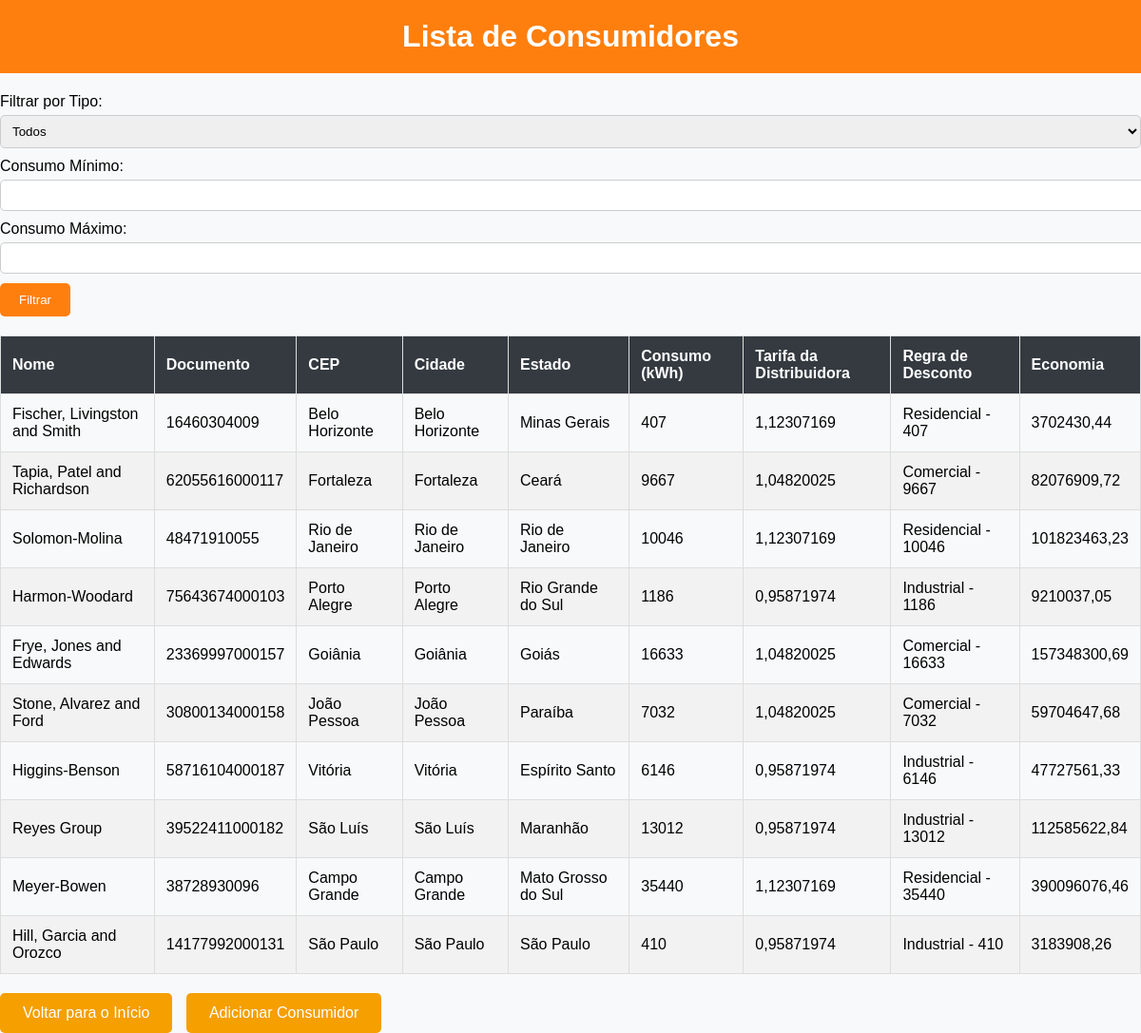
Page /consumers/ on the earlier database version.
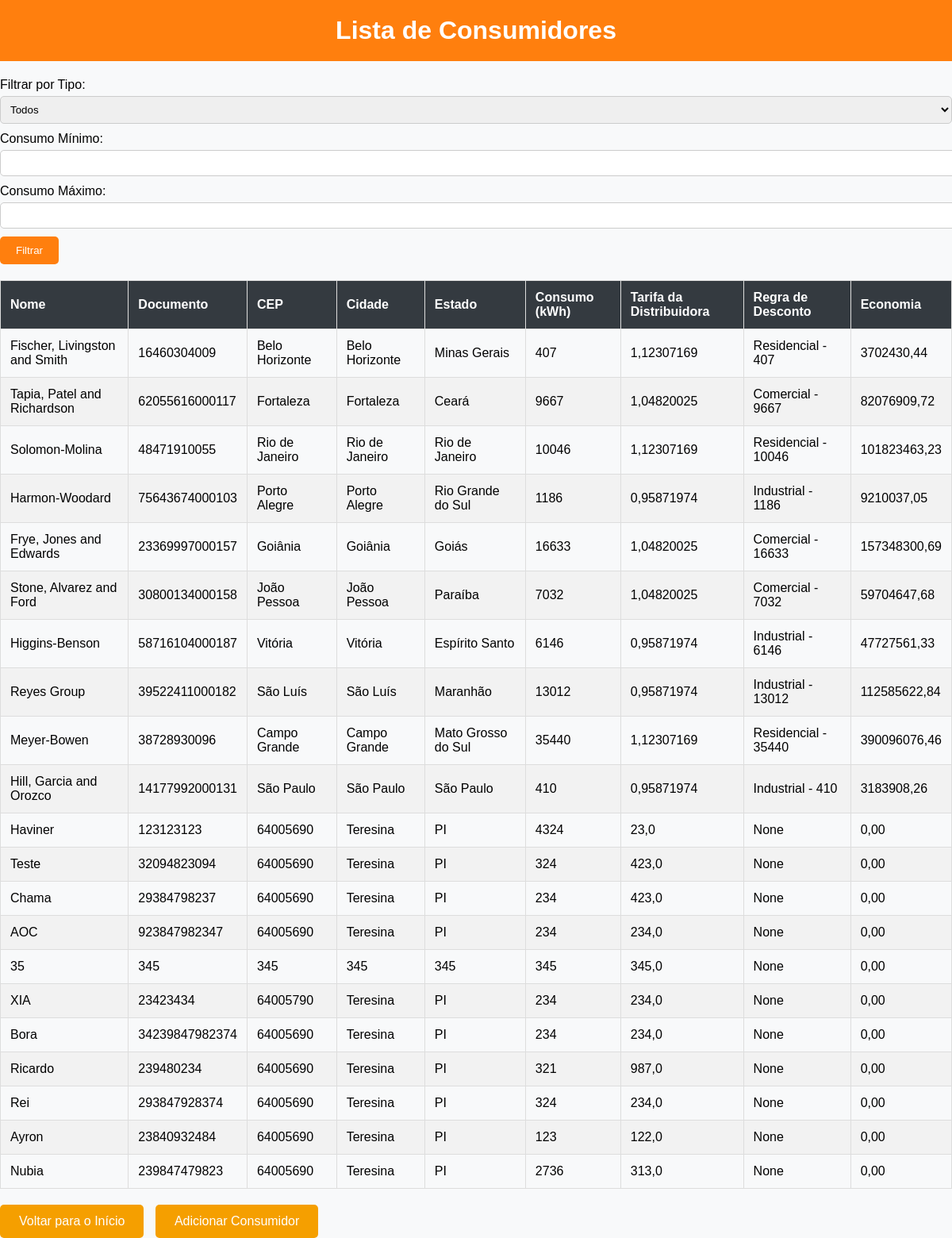
Same page on the later database version.
### calculator/models.py (models this page shows, shortened)
class Consumer(models.Model):
    name = models.CharField("Nome do Consumidor", max_length=128)
    document = models.CharField("Documento(CPF/CNPJ)", max_length=14, unique=True)
    zip_code = models.CharField("CEP", max_length=8, null=True, blank=True)
    city = models.CharField("Cidade", max_length=128)
    state = models.CharField("Estado", max_length=128)
    consumption = models.IntegerField("Consumo(kWh)", blank=True, null=True)
    distributor_tax = models.FloatField("Tarifa da Distribuidora", blank=True, null=True)
    discount_rule = models.ForeignKey('DiscountRule', on_delete=models.SET_NULL, null=True, blank=True)

class DiscountRule(models.Model):
    consumption_range = models.CharField("Faixa de Consumo", max_length=50)
    consumer_type = models.CharField("Tipo de Consumidor", max_length=50, choices=ConsumerTypes.choices)
    cover_value = models.FloatField("Valor de Cobertura")
    discount_value = models.FloatField("Valor do Desconto")
    def __str__(self):
        return f"{self.consumer_type} - {self.consumption_range}"

### calculator/views.py (the view)
# urls.py: path('consumers/', views.consumer_list, name='consumer_list'),
def consumer_list(request):
    consumers = Consumer.objects.all().select_related('discount_rule')
    consumer_type = request.GET.get('consumer_type')
    consumption_min = request.GET.get('consumption_min')
    consumption_max = request.GET.get('consumption_max')
    if consumer_type:
        consumers = consumers.filter(discount_rule__consumer_type=consumer_type)
    if consumption_min:
        consumers = consumers.filter(consumption__gte=consumption_min)
    if consumption_max:
        consumers = consumers.filter(consumption__lte=consumption_max)
    data = []
    for consumer in consumers:
        if consumer.discount_rule:
            monthly_savings = (
                consumer.consumption * consumer.distributor_tax *
                consumer.discount_rule.discount_value * consumer.discount_rule.cover_value
            )
            annual_savings = monthly_savings * 12
        else:
            monthly_savings = 0
            annual_savings = 0
        data.append({
            "consumer": consumer,
            "monthly_savings": round(monthly_savings, 2),
            "annual_savings": round(annual_savings, 2)
        })
    return render(request, 'list.html', {'consumers_data': data})

### calculator/templates/list.html (shortened to what this page needs)
{% load static %}
<!DOCTYPE html>
<html lang="en">
<head>
    <link rel="stylesheet" type="text/css" href="{% static 'css/list_style.css' %}">
</head>
<body>
    <h1>Lista de Consumidores</h1>
    <form method="get" action="{% url 'consumer_list' %}">
        <label for="consumer_type">Filtrar por Tipo:</label>
        <select id="consumer_type" name="consumer_type">
            <option value="">Todos</option>
        </select>
        <label for="consumption_min">Consumo Mínimo:</label>
        <input type="number" id="consumption_min" name="consumption_min">
        <label for="consumption_max">Consumo Máximo:</label>
        <input type="number" id="consumption_max" name="consumption_max">
        <button type="submit">Filtrar</button>
    </form>
    <table>
        <thead>
            <tr>
                <th>Nome</th>
                <th>Documento</th>
                <th>CEP</th>
                <th>Cidade</th>
                <th>Estado</th>
                <th>Consumo (kWh)</th>
                <th>Tarifa da Distribuidora</th>
                <th>Regra de Desconto</th>
                <th>Economia</th>
            </tr>
        </thead>
        <tbody>
            {% for consumer_data in consumers_data %}
            <tr>
                <td>{{ consumer_data.consumer.name }}</td>
                <td>{{ consumer_data.consumer.document }}</td>
                <td>{{ consumer_data.consumer.zip_code }}</td>
                <td>{{ consumer_data.consumer.city }}</td>
                <td>{{ consumer_data.consumer.state }}</td>
                <td>{{ consumer_data.consumer.consumption }}</td>
                <td>{{ consumer_data.consumer.distributor_tax }}</td>
                <td>{{ consumer_data.consumer.discount_rule }}</td>
                <td>{{ consumer_data.monthly_savings|floatformat:2 }}</td>
            </tr>
            {% endfor %}
        </tbody>
    </table>
    <a href="{% url 'index' %}" class="btn-voltar">Voltar para o Início</a>
    <a href="{% url 'add_consumer' %}" class="btn-adicionar">Adicionar Consumidor</a>
</body>
</html>

### calculator/static/css/list_style.css (style rules this page uses)
body { font-family: Arial, sans-serif; background-color: #f8f9fa; margin: 0; padding: 0; }
h1 { margin-top: 0; text-align: center; padding: 20px; background-color: #ff7f0e; color: #fff; }
form { margin-bottom: 20px; }
form label { display: block; margin-bottom: 5px; }
form input[type="text"], form input[type="number"], form select { width: 100%; padding: 8px; margin-bottom: 10px; border-radius: 5px; border: 1px solid #ccc; }
form button[type="submit"] { padding: 10px 20px; background-color: #ff7f0e; color: #fff; border: none; border-radius: 5px; cursor: pointer; transition: background-color 0.3s; }
table { width: 100%; border-collapse: collapse; margin-top: 20px; }
th, td { padding: 12px; border: 1px solid #ddd; text-align: left; }
th { background-color: #343a40; color: #fff; }
tbody tr:nth-child(even) { background-color: #f2f2f2; }
.btn-voltar, .btn-adicionar { display: inline-block; padding: 12px 24px; background-color: #f59f00; color: #fff; text-decoration: none; border-radius: 5px; transition: background-color 0.3s; border: none; margin-top: 20px; margin-right: 10px; }

Differences in the rows shown:
added Consumer: consumer.name "Haviner", consumer.document "123123123", consumer.zip_code "64005690", consumer.city "Teresina", consumer.state "PI", consumer.consumption "4324", consumer.distributor_tax "23,0", consumer.discount_rule "None", monthly_savings "0,00"
added Consumer: consumer.name "Teste", consumer.document "32094823094", consumer.zip_code "64005690", consumer.city "Teresina", consumer.state "PI", consumer.consumption "324", consumer.distributor_tax "423,0", consumer.discount_rule "None", monthly_savings "0,00"
added Consumer: consumer.name "Chama", consumer.document "29384798237", consumer.zip_code "64005690", consumer.city "Teresina", consumer.state "PI", consumer.consumption "234", consumer.distributor_tax "423,0", consumer.discount_rule "None", monthly_savings "0,00"
added Consumer: consumer.name "AOC", consumer.document "923847982347", consumer.zip_code "64005690", consumer.city "Teresina", consumer.state "PI", consumer.consumption "234", consumer.distributor_tax "234,0", consumer.discount_rule "None", monthly_savings "0,00"
added Consumer: consumer.name "35", consumer.document "345", consumer.zip_code "345", consumer.city "345", consumer.state "345", consumer.consumption "345", consumer.distributor_tax "345,0", consumer.discount_rule "None", monthly_savings "0,00"
added Consumer: consumer.name "XIA", consumer.document "23423434", consumer.zip_code "64005790", consumer.city "Teresina", consumer.state "PI", consumer.consumption "234", consumer.distributor_tax "234,0", consumer.discount_rule "None", monthly_savings "0,00"
added Consumer: consumer.name "Bora", consumer.document "34239847982374", consumer.zip_code "64005690", consumer.city "Teresina", consumer.state "PI", consumer.consumption "234", consumer.distributor_tax "234,0", consumer.discount_rule "None", monthly_savings "0,00"
added Consumer: consumer.name "Ricardo", consumer.document "239480234", consumer.zip_code "64005690", consumer.city "Teresina", consumer.state "PI", consumer.consumption "321", consumer.distributor_tax "987,0", consumer.discount_rule "None", monthly_savings "0,00"
added Consumer: consumer.name "Rei", consumer.document "293847928374", consumer.zip_code "64005690", consumer.city "Teresina", consumer.state "PI", consumer.consumption "324", consumer.distributor_tax "234,0", consumer.discount_rule "None", monthly_savings "0,00"
added Consumer: consumer.name "Ayron", consumer.document "23840932484", consumer.zip_code "64005690", consumer.city "Teresina", consumer.state "PI", consumer.consumption "123", consumer.distributor_tax "122,0", consumer.discount_rule "None", monthly_savings "0,00"
added Consumer: consumer.name "Nubia", consumer.document "239847479823", consumer.zip_code "64005690", consumer.city "Teresina", consumer.state "PI", consumer.consumption "2736", consumer.distributor_tax "313,0", consumer.discount_rule "None", monthly_savings "0,00"
